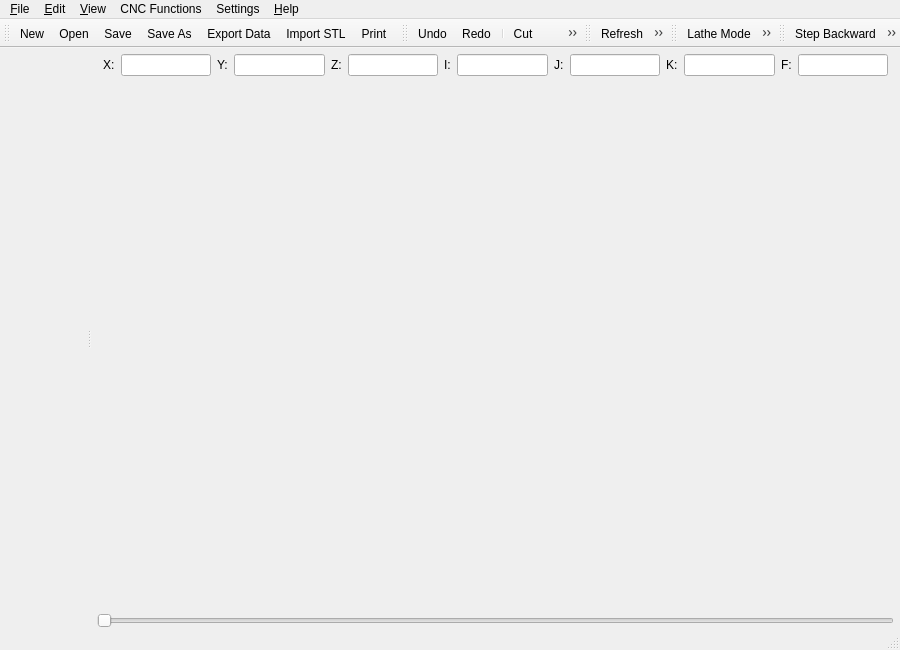
<?xml version="1.0" encoding="UTF-8"?>
<ui version="4.0">
 <class>MainWindow</class>
 <widget class="QMainWindow" name="MainWindow">
  <property name="geometry">
   <rect>
    <x>0</x>
    <y>0</y>
    <width>900</width>
    <height>650</height>
   </rect>
  </property>
  <property name="contextMenuPolicy">
   <enum>Qt::ContextMenuPolicy::NoContextMenu</enum>
  </property>
  <property name="windowTitle">
   <string>Easy G-code Plot</string>
  </property>
  <widget class="QWidget" name="centralwidget">
   <layout class="QHBoxLayout" name="horizontalLayout">
    <property name="leftMargin">
     <number>0</number>
    </property>
    <property name="topMargin">
     <number>0</number>
    </property>
    <property name="rightMargin">
     <number>0</number>
    </property>
    <property name="bottomMargin">
     <number>0</number>
    </property>
    <item>
     <widget class="QSplitter" name="splitter">
      <property name="orientation">
       <enum>Qt::Orientation::Horizontal</enum>
      </property>
      <widget class="Editor" name="editor"/>
      <widget class="QWidget" name="layoutWidget">
       <layout class="QVBoxLayout" name="verticalLayout">
        <property name="leftMargin">
         <number>6</number>
        </property>
        <property name="rightMargin">
         <number>6</number>
        </property>
        <item>
         <layout class="QHBoxLayout" name="horizontalLayout_2">
          <property name="leftMargin">
           <number>6</number>
          </property>
          <property name="topMargin">
           <number>6</number>
          </property>
          <property name="rightMargin">
           <number>6</number>
          </property>
          <property name="bottomMargin">
           <number>6</number>
          </property>
          <item>
           <widget class="QLabel" name="labelX">
            <property name="text">
             <string>X:</string>
            </property>
           </widget>
          </item>
          <item>
           <widget class="QLineEdit" name="lineEditX">
            <property name="readOnly">
             <bool>true</bool>
            </property>
           </widget>
          </item>
          <item>
           <widget class="QLabel" name="labelY">
            <property name="text">
             <string>Y:</string>
            </property>
           </widget>
          </item>
          <item>
           <widget class="QLineEdit" name="lineEditY">
            <property name="readOnly">
             <bool>true</bool>
            </property>
           </widget>
          </item>
          <item>
           <widget class="QLabel" name="labelZ">
            <property name="text">
             <string>Z:</string>
            </property>
           </widget>
          </item>
          <item>
           <widget class="QLineEdit" name="lineEditZ">
            <property name="readOnly">
             <bool>true</bool>
            </property>
           </widget>
          </item>
          <item>
           <widget class="QLabel" name="label_I">
            <property name="text">
             <string>I:</string>
            </property>
           </widget>
          </item>
          <item>
           <widget class="QLineEdit" name="lineEdit_I">
            <property name="readOnly">
             <bool>true</bool>
            </property>
           </widget>
          </item>
          <item>
           <widget class="QLabel" name="label_J">
            <property name="text">
             <string>J:</string>
            </property>
           </widget>
          </item>
          <item>
           <widget class="QLineEdit" name="lineEdit_J">
            <property name="readOnly">
             <bool>true</bool>
            </property>
           </widget>
          </item>
          <item>
           <widget class="QLabel" name="label_K">
            <property name="text">
             <string>K:</string>
            </property>
           </widget>
          </item>
          <item>
           <widget class="QLineEdit" name="lineEdit_K">
            <property name="readOnly">
             <bool>true</bool>
            </property>
           </widget>
          </item>
          <item>
           <widget class="QLabel" name="labelFeed">
            <property name="text">
             <string>F:</string>
            </property>
           </widget>
          </item>
          <item>
           <widget class="QLineEdit" name="lineEditFeed">
            <property name="readOnly">
             <bool>true</bool>
            </property>
           </widget>
          </item>
         </layout>
        </item>
        <item>
         <widget class="PlotView" name="graphicsView"/>
        </item>
        <item>
         <widget class="QSlider" name="horizontalSlider">
          <property name="orientation">
           <enum>Qt::Orientation::Horizontal</enum>
          </property>
         </widget>
        </item>
       </layout>
      </widget>
     </widget>
    </item>
   </layout>
  </widget>
  <widget class="QMenuBar" name="menubar">
   <property name="geometry">
    <rect>
     <x>0</x>
     <y>0</y>
     <width>900</width>
     <height>22</height>
    </rect>
   </property>
   <widget class="QMenu" name="menu_File">
    <property name="title">
     <string>&amp;File</string>
    </property>
    <addaction name="actionNew"/>
    <addaction name="actionOpen"/>
    <addaction name="separator"/>
    <addaction name="actionImportSTL"/>
    <addaction name="actionClearSTL"/>
    <addaction name="separator"/>
    <addaction name="actionSave"/>
    <addaction name="actionSaveAs"/>
    <addaction name="actionExportData"/>
    <addaction name="separator"/>
    <addaction name="actionPrint"/>
    <addaction name="actionExit"/>
   </widget>
   <widget class="QMenu" name="menu_Edit">
    <property name="title">
     <string>&amp;Edit</string>
    </property>
    <addaction name="actionUndo"/>
    <addaction name="actionRedo"/>
    <addaction name="separator"/>
    <addaction name="actionCut"/>
    <addaction name="actionCopy"/>
    <addaction name="actionPaste"/>
    <addaction name="actionSelectAll"/>
    <addaction name="actionUppercase"/>
    <addaction name="actionLowercase"/>
    <addaction name="separator"/>
    <addaction name="actionFindReplace"/>
   </widget>
   <widget class="QMenu" name="menu_Help">
    <property name="title">
     <string>&amp;Help</string>
    </property>
    <addaction name="actionAbout"/>
    <addaction name="actionFAQ"/>
   </widget>
   <widget class="QMenu" name="menuSettings">
    <property name="title">
     <string>Settings</string>
    </property>
    <widget class="QMenu" name="menuArc_Type">
     <property name="title">
      <string>Arc Type</string>
     </property>
     <property name="icon">
      <iconset resource="../../../resources/files_res.qrc">
       <normaloff>:/resource/icons/arc.png</normaloff>:/resource/icons/arc.png</iconset>
     </property>
     <addaction name="actionRelative_to_start"/>
     <addaction name="actionAbsolute"/>
     <addaction name="actionRadius_value"/>
    </widget>
    <addaction name="menuArc_Type"/>
    <addaction name="actionLatheMode"/>
    <addaction name="separator"/>
    <addaction name="actionWCS"/>
    <addaction name="actionToolLibrary"/>
    <addaction name="separator"/>
    <addaction name="actionOptions"/>
    <addaction name="actionTokens"/>
   </widget>
   <widget class="QMenu" name="menu_View">
    <property name="title">
     <string>&amp;View</string>
    </property>
    <addaction name="actionRefresh"/>
    <addaction name="separator"/>
    <addaction name="actionZoom_In"/>
    <addaction name="actionZoom_Out"/>
    <addaction name="actionFitToView"/>
    <addaction name="separator"/>
    <addaction name="action3D"/>
    <addaction name="actionTop"/>
    <addaction name="actionFront"/>
    <addaction name="actionLeft"/>
    <addaction name="actionGrid"/>
   </widget>
   <widget class="QMenu" name="menuCNC_Functions">
    <property name="title">
     <string>CNC Functions</string>
    </property>
    <widget class="QMenu" name="menuBlockNumbers">
     <property name="title">
      <string>Block Numbers</string>
     </property>
     <property name="icon">
      <iconset resource="../../../resources/files_res.qrc">
       <normaloff>:/resource/icons/number.png</normaloff>:/resource/icons/number.png</iconset>
     </property>
     <addaction name="separator"/>
     <addaction name="actionRenumber"/>
     <addaction name="actionNumbRemove"/>
    </widget>
    <addaction name="actionPrevToolchange"/>
    <addaction name="actionNextToolchange"/>
    <addaction name="separator"/>
    <addaction name="menuBlockNumbers"/>
    <addaction name="actionRemoveSpaces"/>
    <addaction name="actionRemoveEmptyLines"/>
    <addaction name="actionStatistics"/>
    <addaction name="actionExportToolList"/>
   </widget>
   <addaction name="menu_File"/>
   <addaction name="menu_Edit"/>
   <addaction name="menu_View"/>
   <addaction name="menuCNC_Functions"/>
   <addaction name="menuSettings"/>
   <addaction name="menu_Help"/>
  </widget>
  <widget class="StatusBar" name="statusbar"/>
  <widget class="QToolBar" name="fileToolBar">
   <property name="windowTitle">
    <string>File</string>
   </property>
   <property name="iconSize">
    <size>
     <width>24</width>
     <height>24</height>
    </size>
   </property>
   <attribute name="toolBarArea">
    <enum>TopToolBarArea</enum>
   </attribute>
   <attribute name="toolBarBreak">
    <bool>false</bool>
   </attribute>
   <addaction name="actionNew"/>
   <addaction name="actionOpen"/>
   <addaction name="actionSave"/>
   <addaction name="actionSaveAs"/>
   <addaction name="actionExportData"/>
   <addaction name="actionImportSTL"/>
   <addaction name="actionPrint"/>
  </widget>
  <widget class="QToolBar" name="editToolBar">
   <property name="windowTitle">
    <string>Edit</string>
   </property>
   <property name="iconSize">
    <size>
     <width>24</width>
     <height>24</height>
    </size>
   </property>
   <attribute name="toolBarArea">
    <enum>TopToolBarArea</enum>
   </attribute>
   <attribute name="toolBarBreak">
    <bool>false</bool>
   </attribute>
   <addaction name="actionUndo"/>
   <addaction name="actionRedo"/>
   <addaction name="separator"/>
   <addaction name="actionCut"/>
   <addaction name="actionCopy"/>
   <addaction name="actionPaste"/>
   <addaction name="separator"/>
   <addaction name="actionSelectAll"/>
   <addaction name="actionFindReplace"/>
   <addaction name="separator"/>
   <addaction name="actionUppercase"/>
   <addaction name="actionLowercase"/>
  </widget>
  <widget class="QToolBar" name="viewToolBar">
   <property name="windowTitle"><string>View</string></property>
   <property name="iconSize"><size><width>24</width><height>24</height></size></property>
   <attribute name="toolBarArea"><enum>TopToolBarArea</enum></attribute>
   <attribute name="toolBarBreak"><bool>false</bool></attribute>
   <addaction name="actionRefresh"/>
   <addaction name="actionZoom_In"/>
   <addaction name="actionZoom_Out"/>
   <addaction name="actionFitToView"/>
   <addaction name="separator"/>
   <addaction name="action3D"/>
   <addaction name="actionTop"/>
   <addaction name="actionFront"/>
   <addaction name="actionLeft"/>
   <addaction name="separator"/>
   <addaction name="actionGrid"/>
  </widget>
  <widget class="QToolBar" name="cncToolBar">
   <property name="windowTitle"><string>CNC</string></property>
   <property name="iconSize"><size><width>24</width><height>24</height></size></property>
   <attribute name="toolBarArea"><enum>TopToolBarArea</enum></attribute>
   <attribute name="toolBarBreak"><bool>false</bool></attribute>
   <addaction name="actionLatheMode"/>
   <addaction name="actionPrevToolchange"/>
   <addaction name="actionNextToolchange"/>
   <addaction name="menuBlockNumbers"/>
   <addaction name="actionRemoveSpaces"/>
   <addaction name="actionRemoveEmptyLines"/>
   <addaction name="actionStatistics"/>
   <addaction name="actionExportToolList"/>
  </widget>
  <widget class="QToolBar" name="playbackToolBar">
   <property name="windowTitle"><string>Playback</string></property>
   <property name="iconSize"><size><width>24</width><height>24</height></size></property>
   <attribute name="toolBarArea"><enum>TopToolBarArea</enum></attribute>
   <attribute name="toolBarBreak"><bool>false</bool></attribute>
   <addaction name="actionStep_Backward"/>
   <addaction name="actionPlay"/>
   <addaction name="actionStop"/>
   <addaction name="actionStep_Forward"/>
  </widget>
  <action name="actionNew">
   <property name="icon">
    <iconset resource="../../../resources/files_res.qrc">
     <normaloff>:/resource/icons/new.png</normaloff>:/resource/icons/new.png</iconset>
   </property>
   <property name="text">
    <string>&amp;New</string>
   </property>
   <property name="shortcut">
    <string>Ctrl+N</string>
   </property>
  </action>
  <action name="actionOpen">
   <property name="icon">
    <iconset resource="../../../resources/files_res.qrc">
     <normaloff>:/resource/icons/open.png</normaloff>:/resource/icons/open.png</iconset>
   </property>
   <property name="text">
    <string>&amp;Open</string>
   </property>
   <property name="shortcut">
    <string>Ctrl+O</string>
   </property>
  </action>
  <action name="actionSave">
   <property name="icon">
    <iconset resource="../../../resources/files_res.qrc">
     <normaloff>:/resource/icons/save.png</normaloff>:/resource/icons/save.png</iconset>
   </property>
   <property name="text">
    <string>&amp;Save</string>
   </property>
   <property name="shortcut">
    <string>Ctrl+S</string>
   </property>
  </action>
  <action name="actionSaveAs">
   <property name="icon">
    <iconset resource="../../../resources/files_res.qrc">
     <normaloff>:/resource/icons/save-as.png</normaloff>:/resource/icons/save-as.png</iconset>
   </property>
   <property name="text">
    <string>Save &amp;As</string>
   </property>
   <property name="shortcut">
    <string>Ctrl+Shift+S</string>
   </property>
  </action>
  <action name="actionExit">
   <property name="icon">
    <iconset resource="../../../resources/files_res.qrc">
     <normaloff>:/resource/icons/exit.png</normaloff>:/resource/icons/exit.png</iconset>
   </property>
   <property name="text">
    <string>&amp;Exit</string>
   </property>
   <property name="shortcut">
    <string>Alt+X</string>
   </property>
  </action>
  <action name="actionPrint">
   <property name="icon">
    <iconset resource="../../../resources/files_res.qrc">
     <normaloff>:/resource/icons/print.png</normaloff>:/resource/icons/print.png</iconset>
   </property>
   <property name="text"><string>Print</string></property>
   <property name="toolTip"><string>Print the current plot view</string></property>
   <property name="shortcut"><string>Ctrl+P</string></property>
  </action>
  <action name="actionUndo">
   <property name="icon">
    <iconset resource="../../../resources/files_res.qrc">
     <normaloff>:/resource/icons/undo.png</normaloff>:/resource/icons/undo.png</iconset>
   </property>
   <property name="text">
    <string>&amp;Undo</string>
   </property>
   <property name="shortcut">
    <string>Ctrl+Z</string>
   </property>
  </action>
  <action name="actionRedo">
   <property name="icon">
    <iconset resource="../../../resources/files_res.qrc">
     <normaloff>:/resource/icons/redo.png</normaloff>:/resource/icons/redo.png</iconset>
   </property>
   <property name="text">
    <string>&amp;Redo</string>
   </property>
   <property name="shortcut">
    <string>Ctrl+Y</string>
   </property>
  </action>
  <action name="actionCut">
   <property name="icon">
    <iconset resource="../../../resources/files_res.qrc">
     <normaloff>:/resource/icons/cut.png</normaloff>:/resource/icons/cut.png</iconset>
   </property>
   <property name="text">
    <string>Cu&amp;t</string>
   </property>
   <property name="shortcut">
    <string>Ctrl+X</string>
   </property>
  </action>
  <action name="actionCopy">
   <property name="icon">
    <iconset resource="../../../resources/files_res.qrc">
     <normaloff>:/resource/icons/copy.png</normaloff>:/resource/icons/copy.png</iconset>
   </property>
   <property name="text">
    <string>&amp;Copy</string>
   </property>
   <property name="shortcut">
    <string>Ctrl+C</string>
   </property>
  </action>
  <action name="actionPaste">
   <property name="icon">
    <iconset resource="../../../resources/files_res.qrc">
     <normaloff>:/resource/icons/paste.png</normaloff>:/resource/icons/paste.png</iconset>
   </property>
   <property name="text">
    <string>&amp;Paste</string>
   </property>
   <property name="shortcut">
    <string>Ctrl+V</string>
   </property>
  </action>
  <action name="actionSelectAll">
   <property name="icon">
    <iconset resource="../../../resources/files_res.qrc">
     <normaloff>:/resource/icons/select-all.png</normaloff>:/resource/icons/select-all.png</iconset>
   </property>
   <property name="text">
    <string>Select &amp;All</string>
   </property>
   <property name="shortcut">
    <string>Ctrl+A</string>
   </property>
  </action>
  <action name="actionUppercase">
   <property name="icon">
    <iconset resource="../../../resources/files_res.qrc">
     <normaloff>:/resource/icons/uppercase.png</normaloff>:/resource/icons/uppercase.png</iconset>
   </property>
   <property name="text"><string>Uppercase</string></property>
   <property name="toolTip"><string>Convert selection or all text to uppercase</string></property>
   <property name="shortcut"><string>Ctrl+Shift+U</string></property>
  </action>
  <action name="actionLowercase">
   <property name="icon">
    <iconset resource="../../../resources/files_res.qrc">
     <normaloff>:/resource/icons/lowercase.png</normaloff>:/resource/icons/lowercase.png</iconset>
   </property>
   <property name="text"><string>Lowercase</string></property>
   <property name="toolTip"><string>Convert selection or all text to lowercase</string></property>
   <property name="shortcut"><string>Ctrl+U</string></property>
  </action>
  <action name="actionAbout">
   <property name="icon">
    <iconset resource="../../../resources/files_res.qrc">
     <normaloff>:/resource/icons/about.png</normaloff>:/resource/icons/about.png</iconset>
   </property>
   <property name="text">
    <string>&amp;About</string>
   </property>
   <property name="shortcut">
    <string>F1</string>
   </property>
  </action>
  <action name="actionFindReplace">
   <property name="icon">
    <iconset resource="../../../resources/files_res.qrc">
     <normaloff>:/resource/icons/find-replace.png</normaloff>:/resource/icons/find-replace.png</iconset>
   </property>
   <property name="text">
    <string>&amp;Find and Replace</string>
   </property>
   <property name="toolTip">
    <string>Find and Replace</string>
   </property>
   <property name="shortcut">
    <string>Ctrl+F</string>
   </property>
  </action>
  <action name="actionRefresh">
   <property name="shortcut"><string>F5</string></property>
   <property name="icon">
    <iconset resource="../../../resources/files_res.qrc">
     <normaloff>:/resource/icons/refresh.png</normaloff>:/resource/icons/refresh.png</iconset>
   </property>
   <property name="text">
    <string>Refresh</string>
   </property>
   <property name="toolTip">
    <string>Refresh</string>
   </property>
  </action>
  <action name="actionPlay">
   <property name="checkable">
    <bool>true</bool>
   </property>
   <property name="icon">
    <iconset resource="../../../resources/files_res.qrc">
     <normaloff>:/resource/icons/play.png</normaloff>
     <normalon>:/resource/icons/pause.png</normalon>:/resource/icons/play.png</iconset>
   </property>
   <property name="text">
    <string>Play</string>
   </property>
  </action>
  <action name="actionStop">
   <property name="checkable">
    <bool>true</bool>
   </property>
   <property name="icon">
    <iconset resource="../../../resources/files_res.qrc">
     <normaloff>:/resource/icons/stop.png</normaloff>:/resource/icons/stop.png</iconset>
   </property>
   <property name="text">
    <string>Stop</string>
   </property>
  </action>
  <action name="actionExportData">
   <property name="icon">
    <iconset resource="../../../resources/files_res.qrc">
     <normaloff>:/resource/icons/export.png</normaloff>:/resource/icons/export.png</iconset>
   </property>
   <property name="text">
    <string>Export &amp;Data</string>
   </property>
  </action>
  <action name="actionImportSTL">
   <property name="icon">
    <iconset resource="../../../resources/files_res.qrc">
     <normaloff>:/resource/icons/stl.png</normaloff>:/resource/icons/stl.png</iconset>
   </property>
   <property name="text">
    <string>Import STL</string>
   </property>
   <property name="toolTip">
    <string>Import an STL model into the 3D plot</string>
   </property>
  </action>
  <action name="actionClearSTL">
   <property name="enabled">
    <bool>false</bool>
   </property>
   <property name="text">
    <string>Clear STL</string>
   </property>
  </action>
  <action name="actionFAQ">
   <property name="icon">
    <iconset resource="../../../resources/files_res.qrc">
     <normaloff>:/resource/icons/about.png</normaloff>:/resource/icons/about.png</iconset>
   </property>
   <property name="text">
    <string>FAQ</string>
   </property>
   <property name="toolTip">
    <string>Open application help and frequently asked questions</string>
   </property>
   <property name="shortcut"><string>F3</string></property>
  </action>
  <action name="action3D">
   <property name="shortcut"><string>Ctrl+1</string></property>
   <property name="icon">
    <iconset resource="../../../resources/files_res.qrc">
     <normaloff>:/resource/icons/3D.png</normaloff>:/resource/icons/3D.png</iconset>
   </property>
   <property name="text">
    <string>View 3D</string>
   </property>
   <property name="toolTip">
    <string>View 3D</string>
   </property>
  </action>
  <action name="actionTop">
   <property name="shortcut"><string>Ctrl+2</string></property>
   <property name="icon">
    <iconset resource="../../../resources/files_res.qrc">
     <normaloff>:/resource/icons/top.png</normaloff>:/resource/icons/top.png</iconset>
   </property>
   <property name="text">
    <string>View Top</string>
   </property>
   <property name="toolTip">
    <string>View Top (XY/G17)</string>
   </property>
  </action>
  <action name="actionFront">
   <property name="shortcut"><string>Ctrl+3</string></property>
   <property name="icon">
    <iconset resource="../../../resources/files_res.qrc">
     <normaloff>:/resource/icons/front.png</normaloff>:/resource/icons/front.png</iconset>
   </property>
   <property name="text">
    <string>View Front</string>
   </property>
   <property name="toolTip">
    <string>View Front (XZ/G18)</string>
   </property>
  </action>
  <action name="actionLeft">
   <property name="shortcut"><string>Ctrl+4</string></property>
   <property name="icon">
    <iconset resource="../../../resources/files_res.qrc">
     <normaloff>:/resource/icons/left.png</normaloff>:/resource/icons/left.png</iconset>
   </property>
   <property name="text">
    <string>View Left</string>
   </property>
   <property name="toolTip">
    <string>View Left (YZ/G19)</string>
   </property>
  </action>
  <action name="actionRelative_to_start">
   <property name="checkable">
    <bool>true</bool>
   </property>
   <property name="text">
    <string>Relative to start</string>
   </property>
  </action>
  <action name="actionAbsolute">
   <property name="checkable">
    <bool>true</bool>
   </property>
   <property name="text">
    <string>Absolute arc center</string>
   </property>
  </action>
  <action name="actionRadius_value">
   <property name="checkable">
    <bool>true</bool>
   </property>
   <property name="text">
    <string>Radius value</string>
   </property>
  </action>
  <action name="actionZoom_In">
   <property name="icon">
    <iconset resource="../../../resources/files_res.qrc">
     <normaloff>:/resource/icons/zoom-in.png</normaloff>:/resource/icons/zoom-in.png</iconset>
   </property>
   <property name="text">
    <string>Zoom In</string>
   </property>
   <property name="toolTip">
    <string>Zoom In</string>
   </property>
   <property name="shortcut">
    <string>Ctrl++</string>
   </property>
   <property name="menuRole">
    <enum>QAction::MenuRole::NoRole</enum>
   </property>
  </action>
  <action name="actionZoom_Out">
   <property name="icon">
    <iconset resource="../../../resources/files_res.qrc">
     <normaloff>:/resource/icons/zoom-out.png</normaloff>:/resource/icons/zoom-out.png</iconset>
   </property>
   <property name="text">
    <string>Zoom Out</string>
   </property>
   <property name="toolTip">
    <string>Zoom Out</string>
   </property>
   <property name="shortcut">
    <string>Ctrl+-</string>
   </property>
   <property name="menuRole">
    <enum>QAction::MenuRole::NoRole</enum>
   </property>
  </action>
  <action name="actionStep_Backward">
   <property name="icon">
    <iconset resource="../../../resources/files_res.qrc">
     <normaloff>:/resource/icons/step_backward.png</normaloff>:/resource/icons/step_backward.png</iconset>
   </property>
   <property name="text">
    <string>Step Backward</string>
   </property>
   <property name="toolTip">
    <string>Step Backward</string>
   </property>
   <property name="menuRole">
    <enum>QAction::MenuRole::NoRole</enum>
   </property>
  </action>
  <action name="actionStep_Forward">
   <property name="icon">
    <iconset resource="../../../resources/files_res.qrc">
     <normaloff>:/resource/icons/step_forward.png</normaloff>:/resource/icons/step_forward.png</iconset>
   </property>
   <property name="text">
    <string>Step Forward</string>
   </property>
   <property name="menuRole">
    <enum>QAction::MenuRole::NoRole</enum>
   </property>
  </action>
  <action name="actionLatheMode">
   <property name="checkable">
    <bool>true</bool>
   </property>
   <property name="icon">
    <iconset resource="../../../resources/files_res.qrc">
     <normaloff>:/resource/icons/lathe.png</normaloff>:/resource/icons/lathe.png</iconset>
   </property>
   <property name="text">
    <string>Lathe Mode</string>
   </property>
   <property name="toolTip">
    <string>Lathe Mode</string>
   </property>
  </action>
  <action name="actionWCS">
   <property name="icon">
    <iconset resource="../../../resources/files_res.qrc">
     <normaloff>:/resource/icons/wcs.png</normaloff>:/resource/icons/wcs.png</iconset>
   </property>
   <property name="text">
    <string>WCS</string>
   </property>
  </action>
  <action name="actionToolLibrary">
   <property name="icon">
    <iconset resource="../../../resources/files_res.qrc">
     <normaloff>:/resource/icons/toollibrary.png</normaloff>:/resource/icons/toollibrary.png</iconset>
   </property>
   <property name="text">
    <string>Tool Library</string>
   </property>
  </action>
  <action name="actionOptions">
   <property name="icon">
    <iconset resource="../../../resources/files_res.qrc">
     <normaloff>:/resource/icons/options.png</normaloff>:/resource/icons/options.png</iconset>
   </property>
   <property name="text">
    <string>Options</string>
   </property>
   <property name="shortcut">
    <string>F2</string>
   </property>
  </action>
  <action name="actionTokens">
   <property name="icon">
    <iconset resource="../../../resources/files_res.qrc">
     <normaloff>:/resource/icons/tokens.png</normaloff>:/resource/icons/tokens.png</iconset>
   </property>
   <property name="text">
    <string>Tokens/Macro Variables</string>
   </property>
  </action>
  <action name="actionGrid">
   <property name="checkable">
    <bool>true</bool>
   </property>
   <property name="icon">
    <iconset resource="../../../resources/files_res.qrc">
     <normaloff>:/resource/icons/grid.png</normaloff>:/resource/icons/grid.png</iconset>
   </property>
   <property name="text">
    <string>Grid</string>
   </property>
   <property name="toolTip">
    <string>Grid</string>
   </property>
   <property name="shortcut"><string>F4</string></property>
   <property name="menuRole">
    <enum>QAction::MenuRole::NoRole</enum>
   </property>
  </action>
  <action name="actionFitToView">
   <property name="icon">
    <iconset resource="../../../resources/files_res.qrc">
     <normaloff>:/resource/icons/fit-screen.png</normaloff>:/resource/icons/fit-screen.png</iconset>
   </property>
   <property name="text">
    <string>Fit to View</string>
   </property>
   <property name="toolTip">
    <string>Fit the complete toolpath into the plot view</string>
   </property>
  </action>
  <action name="actionStatistics">
   <property name="icon">
    <iconset resource="../../../resources/files_res.qrc">
     <normaloff>:/resource/icons/stat.png</normaloff>:/resource/icons/stat.png</iconset>
   </property>
   <property name="text">
    <string>Statistics</string>
   </property>
  </action>
  <action name="actionExportToolList">
   <property name="icon">
    <iconset resource="../../../resources/files_res.qrc">
     <normaloff>:/resource/icons/toollist.png</normaloff>:/resource/icons/toollist.png</iconset>
   </property>
   <property name="text">
    <string>Tool List</string>
   </property>
   <property name="toolTip">
    <string>Export the tools used by the current resolved program</string>
   </property>
  </action>
  <action name="actionPrevToolchange">
   <property name="icon">
    <iconset resource="../../../resources/files_res.qrc">
     <normaloff>:/resource/icons/prev_tool.png</normaloff>:/resource/icons/prev_tool.png</iconset>
   </property>
   <property name="text">
    <string>Prev Toolchange</string>
   </property>
   <property name="toolTip">
    <string>Go to the previous tool change in the editor</string>
   </property>
  </action>
  <action name="actionNextToolchange">
   <property name="icon">
    <iconset resource="../../../resources/files_res.qrc">
     <normaloff>:/resource/icons/next_tool.png</normaloff>:/resource/icons/next_tool.png</iconset>
   </property>
   <property name="text">
    <string>Next Toolchange</string>
   </property>
   <property name="toolTip">
    <string>Go to the next tool change in the editor</string>
   </property>
  </action>
  <action name="actionRenumber">
   <property name="text">
    <string>Renumber</string>
   </property>
  </action>
  <action name="actionNumbRemove">
   <property name="text">
    <string>Remove</string>
   </property>
  </action>
  <action name="actionRemoveEmptyLines">
   <property name="icon">
    <iconset resource="../../../resources/files_res.qrc">
     <normaloff>:/resource/icons/removeEmptyLines.png</normaloff>:/resource/icons/removeEmptyLines.png</iconset>
   </property>
   <property name="text">
    <string>Remove Empty Lines</string>
   </property>
  </action>
  <action name="actionRemoveSpaces">
   <property name="icon">
    <iconset resource="../../../resources/files_res.qrc">
     <normaloff>:/resource/icons/removeSpaces.png</normaloff>:/resource/icons/removeSpaces.png</iconset>
   </property>
   <property name="text">
    <string>Remove Spaces</string>
   </property>
  </action>
 </widget>
 <customwidgets>
  <customwidget>
   <class>StatusBar</class>
   <extends>QStatusBar</extends>
   <header>app.ui.support.status_bar</header>
  </customwidget>
  <customwidget>
   <class>Editor</class>
   <extends>QWidget</extends>
   <header>app.ui.support.widgets</header>
  </customwidget>
  <customwidget>
   <class>PlotView</class>
   <extends>QWidget</extends>
   <header>app.ui.support.widgets</header>
  </customwidget>
 </customwidgets>
 <resources>
  <include location="../../../resources/files_res.qrc"/>
 </resources>
 <connections/>
</ui>
